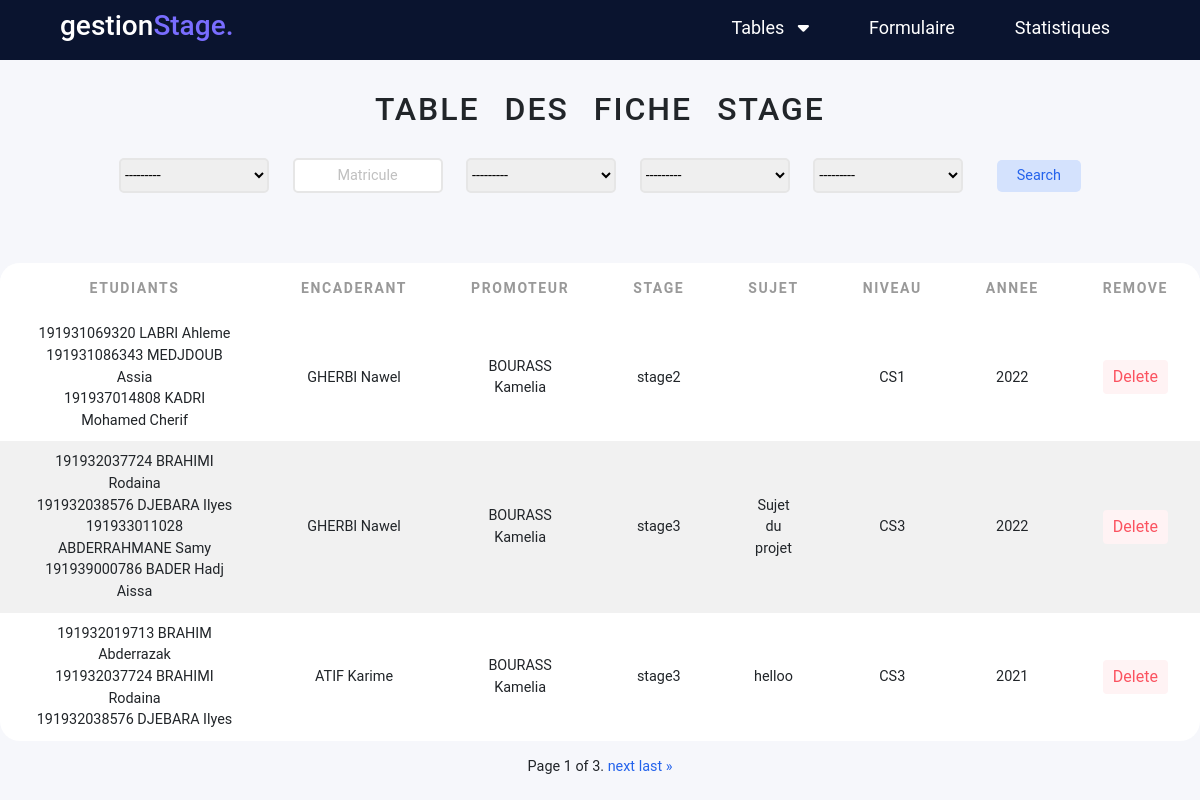
The page /tableFormulaireStage/ on the database its author committed.
### AppGestion/models.py (models this page shows, shortened)
class Stagiaire (models.Model):
    matricule= models.IntegerField(primary_key=True)
    NomStagiaire=models.CharField(max_length=15)
    PrenomStagiaire=models.CharField(max_length=30)
    NivEtude=models.IntegerField(choices=NIV_ETUDE)
    def __str__(self):
        return str(self.matricule)+' '+ self.NomStagiaire +' '+ self.PrenomStagiaire
    class Meta:
        ordering = ['NivEtude']

class Fiche_Stage (models.Model):
    NivEtude =models.IntegerField(choices=NIV_ETUDE_STAGE)
    Etudiant=models.ManyToManyField(Stagiaire)
    Organisme=models.ForeignKey("Organisme",on_delete=models.CASCADE)
    Stage=models.ForeignKey("Stage",on_delete=models.CASCADE)
    Encadrant=models.ForeignKey("Encadrant",on_delete=models.CASCADE,null=True,blank=True)
    Promoteur=models.ForeignKey("Promoteur",on_delete=models.CASCADE,null=True,blank=True)
    AnneeCourante=models.IntegerField(default=datetime.datetime.now().year)
    Sujet = models.TextField(max_length=60,null=True,blank=True)
    class Meta:
        ordering = ['id']

class Encadrant (models.Model):
    NomPrenomEn=models.CharField(max_length=40)
    def __str__(self):
        return self.NomPrenomEn
    class Meta:
        ordering = ['NomPrenomEn']

class Promoteur (models.Model):
    NomPrenomPro=models.CharField(max_length=40)
    Organisme = models.ForeignKey("Organisme",on_delete=models.CASCADE)
    def __str__(self):
        return self.NomPrenomPro
    class Meta:
        ordering = ['NomPrenomPro']

class Stage (models.Model):
    NomStage = models.CharField(max_length=40)
    NivEtude= models.IntegerField(choices=NIV_ETUDE_STAGE)
    Organisme = models.ForeignKey("Organisme",on_delete=models.CASCADE)
    def __str__(self):
        return self.NomStage
    class Meta:
        ordering = ['NomStage']

### AppGestion/views.py (the view)
# urls.py: path('tableFormulaireStage/',tableFormulaireStage,name='tableFormulaireStage'),
def tableFormulaireStage (request):
    tab=Fiche_Stage.objects.all()
    myFilter1 =Fiche_StageFilter(request.GET, queryset=tab)
    tab=myFilter1.qs
    paginator= Paginator(tab,3)
    page_number=request.GET.get('page')
    tab=paginator.get_page(page_number)
    return render(request,'tableFormulaireStage.html',{'form':tab,'myFilter1':myFilter1})

### AppGestion/models.py (called while the page is built)
    def __str__(self):
        return self.NomOrganisme

### AppGestion/templates/tableFormulaireStage.html (shortened to what this page needs)
<!DOCTYPE html>
<html lang="en">
<head>
    <link href="https://cdn.jsdelivr.net/npm/bootstrap@5.1.3/dist/css/bootstrap.min.css" rel="stylesheet">
    <link rel="stylesheet" href="https://cdnjs.cloudflare.com/ajax/libs/font-awesome/6.0.0-beta3/css/all.min.css"
    />
    <link rel="stylesheet" href="/static/style.css">
    <body>
        <header>
            <div class="menu_bar">
                <h1 class="logo">gestion<span>Stage.</span></h1>
                <ul>
                    <li ><a  href="" style="padding-left: 55px;">Tables &nbsp; <i class="fas fa-caret-down"></i></a>
                    </li>
                    <li><a href="{% url 'formulaireStage'%}">Formulaire</a></li>
                    <li><a href="{% url 'Statistiques'%}">Statistiques</a> </li>
                </ul>
            </div>
        </header>
        <div class="contenue">
            <h2>table des fiche stage </h2>
            <div class="filtrage">
                <form action="" methode="get">
                    {{myFilter1.form}}
                    <button class="button" type="submit"> Search </button>
                </form>
            </div>
            <table>
                <thead>
                    <tr>
                        <th>
                            <center>etudiants</center>
                        </th>
                        <th>encaderant</th>
                        <th>promoteur</th>
                        <th>stage</th>
                        <th>sujet</th>
                        <th>niveau</th>
                        <th>Annee</th>
                        <th>Remove</th>
                    </tr>
                </thead>
                {% for p in form %}
                <tr>
                    <form method="POST" action="/Update_table/{{p.matricule}}/">
                        <td style="width: 300px;">{% for l in p.Etudiant.all%}  {{l}} <br> {% endfor %}</td>
                        <td style="width: 70px;">{{p.Encadrant}}</td>
                        <td style="width: 70px;">{{p.Promoteur}}</td>
                        <td style="width: 70px;">{{p.Stage}}</td>
                        <td style="width: 100px;">{{p.Sujet}}</td>
                        <td style="width:30px;" >{{p.get_NivEtude_display}}</td>
                        <td style="width: 100px;">{{p.AnneeCourante}}</td>
                        <td> <a href="{% url 'delete_tableform' p.id %}" class="btn delete"> Delete </a> </td>
                    </form>
                </tr>
                {% endfor %}
            </table>
            <div class="pagination">
                <span class="step-links">
            <span class="current">
                Page {{ form.number }} of {{ form.paginator.num_pages }}.
            </span> {% if form.has_next %}
                <a href="?page={{ form.next_page_number }}" class="control">next</a>
                <a href="?page={{ form.paginator.num_pages }}" class="control">last &raquo;</a> {% endif %}
                </span>
            </div>
        </div>
    </body>
</html>

### AppGestion/static/style.css (style rules this page uses)
body { font-size: 0.9rem; font-family: 'Roboto', sans-serif; background-color: #f6f7fb; }
.button { background-color: #d4e2fd; color: #2463ec; padding: 5px 20px; border: none; border-radius:5px; margin-left: 10px; }
h2 { margin-top: 90px; margin-bottom: 30px; word-spacing: 15px; letter-spacing: 2px; text-transform: uppercase; }
.filtrage { float: left; }
table { margin-top: 50px; margin-bottom: 15px; border-collapse: collapse; border-radius: 20px; background-color: white; text-align: left; overflow: hidden; }
tr:nth-child(even) { background-color: #f1f1f1; }
thead { height: 50px; background-color: #fff; color: #000; }
th { font-size: 14px; padding: 5px 2rem ; text-transform: uppercase; letter-spacing: 0.1rem; font-weight:bold; color: #999; }
td { padding: 10px 2rem; text-align: center; }
.btn { padding: 5px 10px; border: none; text-decoration: none; }
.btn.delete { background-color: #fff3f4; color: #fb5360; }
.contenue { display: flex; justify-content: center; align-items: center; flex-direction: column; }
.menu_bar { margin: 0; height:60px; width: 100%; display: flex; align-items: center; justify-content: space-between; padding: 0 5%; background-color:#0a142f; position: fixed; top :0; }
.logo { color: rgb(255, 255, 255) ; font-size: 28px; }
.logo span { color: #796dff; }
.menu_bar ul { list-style: none; display: flex; padding-top: 10px; }
.menu_bar ul li { padding: 10px 30px; }
.menu_bar ul li a { color: white; text-decoration: none; font-size: 18px; transition: all 0.3s; }
.control { text-decoration: none; color: #2463ec; }
.input_filter { border: #e6e6e6 2px solid; margin-bottom: 20px; width: 150px; height: 35px; border-radius: 5px ; margin-right:20px; outline: none; }

### rows shown on the page
Fiche_Stage: Encadrant "GHERBI Nawel", Promoteur "BOURASS Kamelia", Stage "stage2", NivEtude "CS1", AnneeCourante "2022"
Stagiaire: matricule+NomStagiaire+PrenomStagiaire "191931069320 LABRI Ahleme"
Stagiaire: matricule+NomStagiaire+PrenomStagiaire "191931086343 MEDJDOUB Assia"
Stagiaire: matricule+NomStagiaire+PrenomStagiaire "191937014808 KADRI Mohamed Cherif"
Fiche_Stage: Encadrant "GHERBI Nawel", Promoteur "BOURASS Kamelia", Stage "stage3", Sujet "Sujet du projet", NivEtude "CS3", AnneeCourante "2022"
Stagiaire: matricule+NomStagiaire+PrenomStagiaire "191932037724 BRAHIMI Rodaina"
Stagiaire: matricule+NomStagiaire+PrenomStagiaire "191932038576 DJEBARA Ilyes"
Stagiaire: matricule+NomStagiaire+PrenomStagiaire "191933011028 ABDERRAHMANE Samy"
Stagiaire: matricule+NomStagiaire+PrenomStagiaire "191939000786 BADER Hadj Aissa"
Fiche_Stage: Encadrant "ATIF Karime", Promoteur "BOURASS Kamelia", Stage "stage3", Sujet "helloo", NivEtude "CS3", AnneeCourante "2021"
Stagiaire: matricule+NomStagiaire+PrenomStagiaire "191932019713 BRAHIM Abderrazak"
